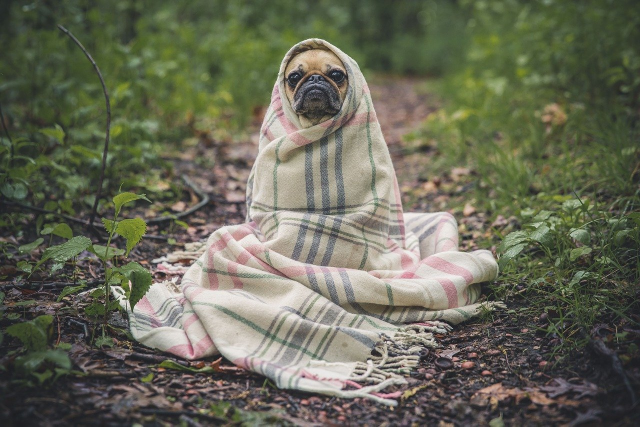
#> input picture original.jpg, 1280 x 853 px (shown at 1/2 size)
$ python main.py
#> lines starting #> are read from the running program, lines starting #| are printed output that depends on the picture
from PIL import Image, ImageFilter

class ImageEditor():
    def __init__(self, filename):
        self.filename = filename
        self.original = None
        self.changed = list()
    def open(self):
        try:
            self.original = Image.open(self.filename)
#> self.original is the input picture: PIL image 1280x853 RGB; mean R, G, B 103.8, 105.2, 87.6
        except:
            print("Error, not found picture")

        self.original.show()

    def do_left(self):
        rotated = self.original.transpose(Image.FLIP_LEFT_RIGHT)
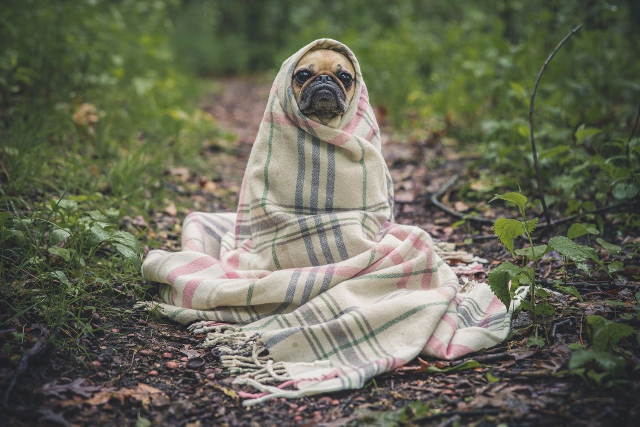
#> rotated: PIL image 1280x853 RGB (shown at 1/2 size); mean R, G, B 103.8, 105.2, 87.6
        self.changed.append(rotated)

        temp_filename = self.filename.split('.')
        new_filename = temp_filename[0] + str(len(self.changed)) + ".jpg"
#> new_filename = 'original1.jpg'
        rotated.save(new_filename)

    def do_croped(self):
        box = (250, 100, 600, 400)
        cropped = self.original.crop(box)
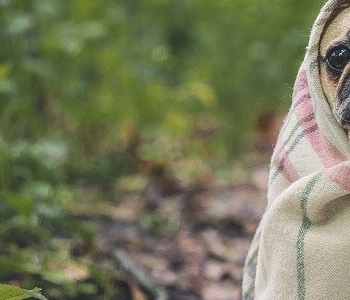
#> cropped: PIL image 350x300 RGB; mean R, G, B 117.2, 120.2, 90.2
        temp_filename = self.filename.split('.')
        new_filename = temp_filename[0] + str(len(self.changed)) + ".jpg"
#> new_filename = 'original1.jpg'
        cropped.save(new_filename)

myIm = ImageEditor("original.jpg")
myIm.open()

myIm.do_left()
myIm.do_croped()

for im in myIm.changed:
    im.show()
#> this loop made 1 pass
